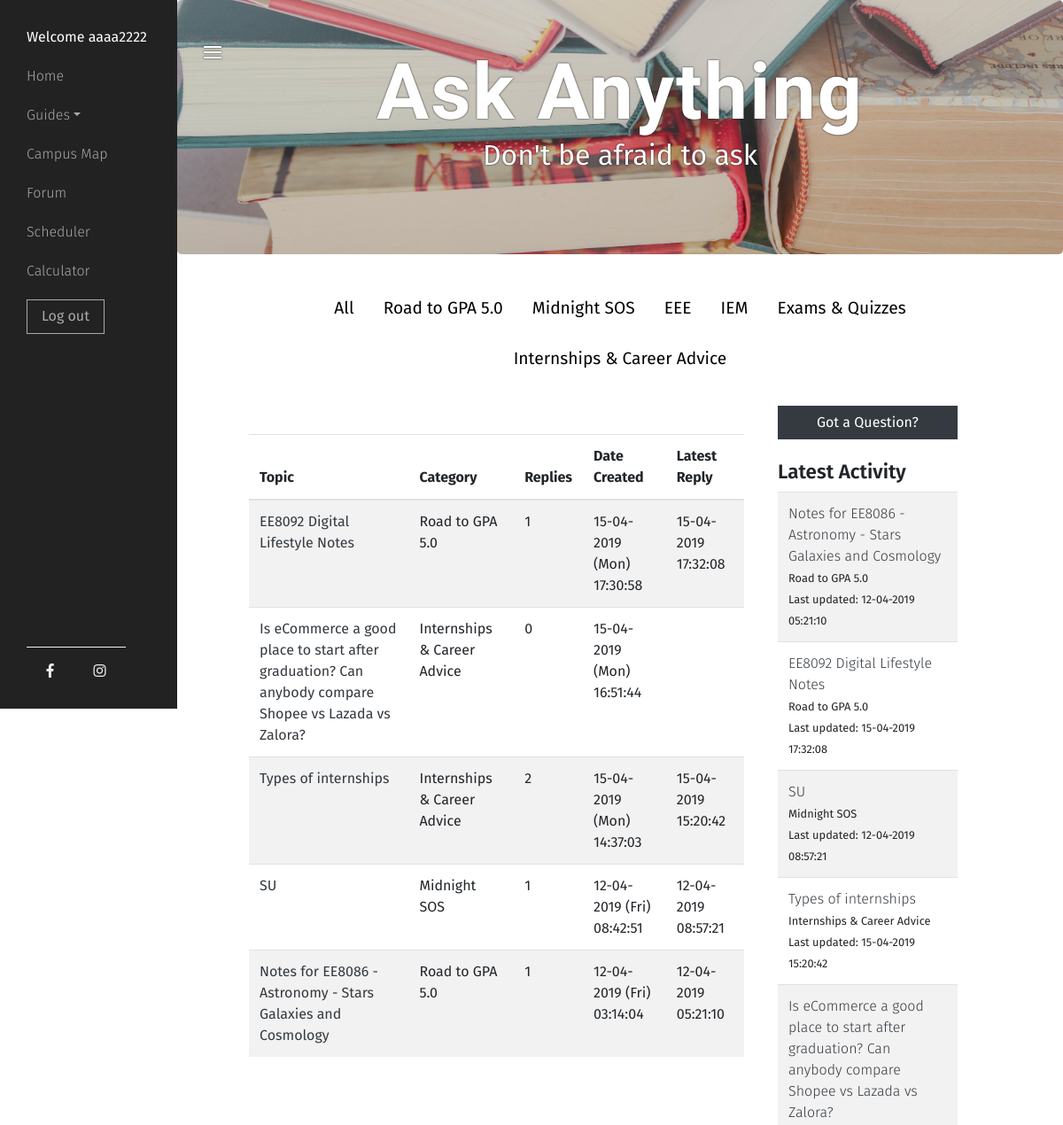
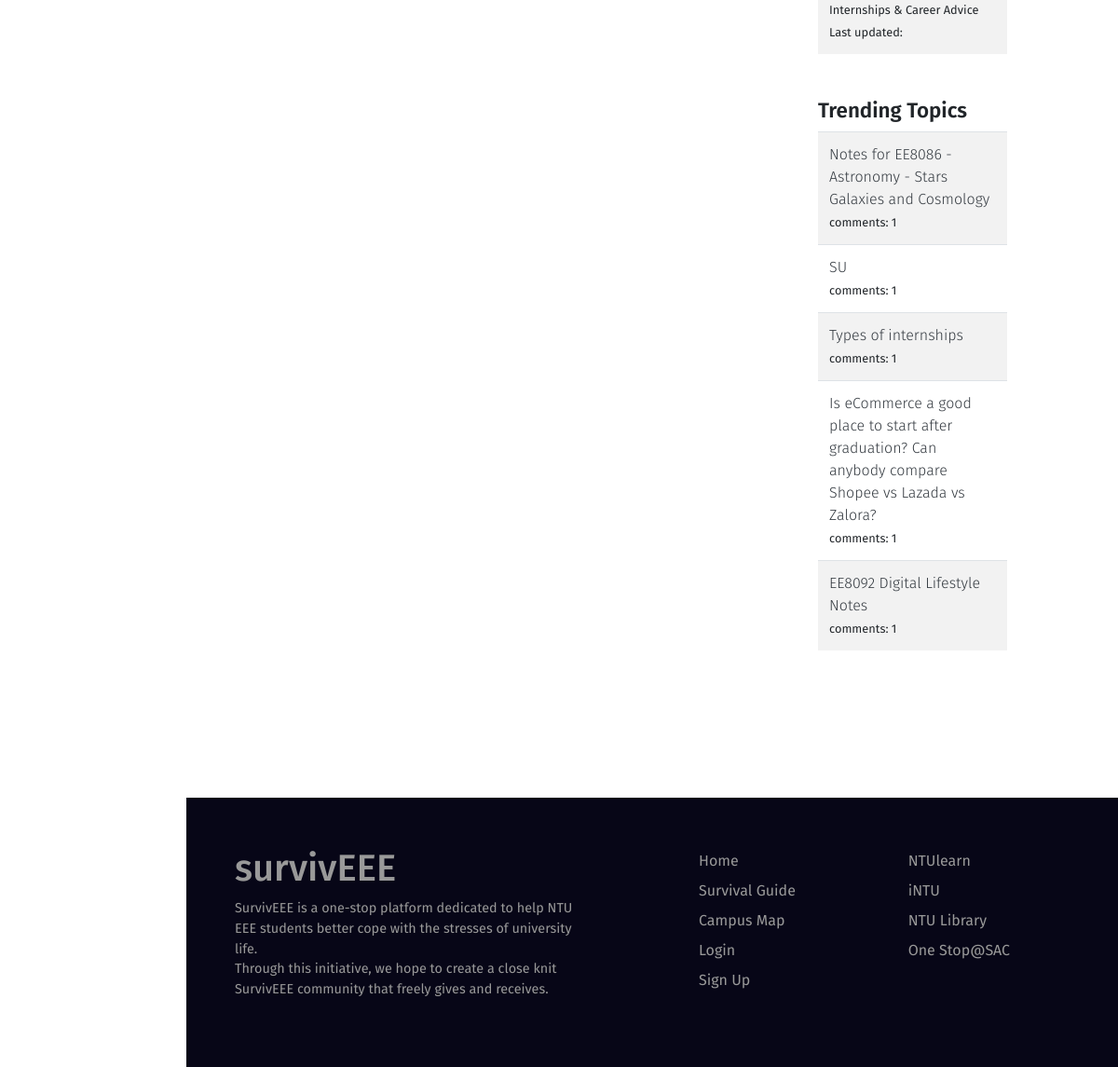
The page /forum.php (signed in) on the database its author committed (2 pictures, top to bottom).
### tables this page shows
CREATE TABLE `topics` (
  `topic_id` varchar(128) NOT NULL,
  `topic` varchar(128) NOT NULL,
  `t_description` varchar(640) NOT NULL,
  `slug` varchar(64) NOT NULL
);

CREATE TABLE `forum` (
  `id` int(11) NOT NULL,
  `question` varchar(640) NOT NULL,
  `description` varchar(640) NOT NULL,
  `topic_id` varchar(128) NOT NULL,
  `time` varchar(128) NOT NULL
);

### forum.php (the view, shortened to what this page needs)
<?php
  include('includes/head_section.php');
?>
</head>
<body>
  <div class="wrapper">
     <?php include( ROOT_PATH . '/includes/navbar.php'); ?>
    <div id="content" class="content">
    <div class="jumbotron">
      <div class="container" style="text-align: center;">
        <h2 class="jumbotron-header">Ask Anything</h2>
          <p class="subheader" style="color: #fff; margin: 0px; text-shadow: 0px 0px 2px #111;">Don't be afraid to ask</p>
      </div>
    </div>
    <div class="container-fluid forum">
      <div class="row">
        <?php
              $con = mysqli_connect("localhost","root","", "forum");
              $catsql = "SELECT * FROM topics;";
              $catres = mysqli_query($con, $catsql);
              echo "<div class='col-12 text-center pb-sm-4'>";
              echo"<div class='col-sm-* cat-links '><a href='forum.php'>All</a></div>";
              while($catrow = mysqli_fetch_assoc($catres))
                { ?>
                  <div class="col-sm-* cat-links ">
         <?php   echo "<a href='" . $catrow['slug'] . ".php '>". $catrow['topic'] . "</a></div>";
                }
              echo "</div>";
            ?>
        <div class="col-xs-12 col-lg-8 spacing order-sm-last order-xs-1 order-lg-1 table-responsive">
          <table class="table table-striped main-forum">
            <thead>
              <tr>
                <th scope="col">Topic</th>
                <th scope="col">Category</th>
                <th scope="col">Replies</th>
                <th scope="col">Date Created</th>
                <th scope="col">Latest Reply</th>
              </tr>
            </thead>
            <tbody>
    <?php
            $fquery = "select * from forum, topics where forum.topic_id = topics.topic order by id desc";
            $fresult=mysqli_query($con, $fquery);
            if(mysqli_num_rows($fresult)>0){
              while($row=mysqli_fetch_assoc($fresult)){
                $comments="select COUNT(message) from comments where post_id=$row[id]";
                $zz=mysqli_query($con, $comments);
                $comment_count=mysqli_fetch_array($zz);
                $latest="select MAX(date) FROM comments where post_id=$row[id] group by post_id order by post_id desc";
                $yy=mysqli_query($con, $latest);
                $latest_comment=mysqli_fetch_array($yy);
                echo "<tr>
                  <td><a href=\"post.php?id=$row[id]\" class=\"text-dark\">$row[question]</a></td>
                  <td>$row[topic]</td>
                  <td>$comment_count[0]</td>
                  <td>$row[time]</td>
                  <td>$latest_comment[0]</td>
                </tr>";
              }
            }
      ?>
            </tbody>
        </table>
      </div>
      <div class="col-xs-12 col-lg-4 padding pt-0  order-lg-2">
        <div class="col-12 p-0 order-sm-first" >
        <?php if (isset($_SESSION['user'])){ ?>
          <button type="button" class="btn btn-dark " data-toggle="modal" data-target="#question-modal" style="width: 100%;">Got a Question?</button> <?php
              }?>
        </div>
        <div class="filter row">
          <div class=" col-md-6 col-lg-12 display-none" >
          <h4 class="forum-title text-left mt-4" >Latest Activity</h4>
        <table class="table table-striped table-hover latest mb-4">
          <?php
            $query = "select * from forum, topics where forum.topic_id = topics.topic";
            $result=mysqli_query($con, $query);
            if(mysqli_num_rows($result)>0){
              while($row=mysqli_fetch_assoc($result)){
                $latest="select MAX(date) FROM comments where post_id=$row[id] group by post_id order by post_id desc limit 5";
                $yy=mysqli_query($con, $latest);
                $latest_comment=mysqli_fetch_array($yy);
                echo "<tr><td><a href=\"post.php?id=$row[id]\" class=\"text-dark\">$row[question]</a>
                <br><small>$row[topic] &nbsp; <br> Last updated: $latest_comment[0]</small></td></tr>";
              }
            }
          ?>
        </table>
        </div>
        <div class="col-md-6 col-lg-12 display-none">
        <h4 class="forum-title text-left mt-4">Trending Topics</h4>
        <table class="table table-striped latest">
          <?php
            $query = "select * from forum ";
            $result=mysqli_query($con, $query);
            if(mysqli_num_rows($result)>0){
              while($row=mysqli_fetch_assoc($result)){
                echo "<tr><td><a href=\"post.php?id=$row[id]\" class=\"text-dark\">$row[question]</a><br><small>comments:
                  $comment_count[0]</small></td></tr>";
              }
            }
          ?>
        </table>
      </div>
      </div>
    </div>
    </div>
  </div>
      <br><br><br>
    <?php include( ROOT_PATH . '/includes/footer.php');
    ?>

### css/style.css (style rules this page uses)
*, *:after, *:before { -webkit-box-sizing: border-box; -moz-box-sizing: border-box; box-sizing: border-box; padding: 0; margin: 0; }
html { overflow: scroll; overflow-x: hidden; }
body { margin:0; padding: 0; font-family: 'Fira Sans', sans-serif; font-size: 1em; font-weight: 400; }
h4 { font-family: 'Fira Sans', sans-serif; font-size: 1.4rem; margin-top: -7%; text-align: center; }
.padding { padding: 2.5rem 3rem; }
.text-center { text-align: center; }
.content { width: calc(100% - 200px); position: absolute; top: 0; right: 0; transition: all 0.3s; background-size: cover; background-attachment: fixed; }
.wrapper { display: flex; width: 100%; }
.container-fluid { padding: 2rem 10rem; }
.subheader { text-align: center; padding-bottom: 1.5rem; z-index: 3; margin-top: -7%; font-size: 200%; }
.container { -webkit-transform-style: preserve-3d; transform-style: preserve-3d; -webkit-perspective: 1000px; perspective: 1000px; }

### forum.php (style rules this page uses)
.jumbotron { background-image: linear-gradient(0deg,rgba(38, 38, 38, 0.25), rgba(150, 150, 150, 0.4)), url(images/forum.jpg); height: 50%; background-repeat: no-repeat; -webkit-background-size: cover; -moz-background-size: cover; background-size: cover; background-position: center; position: relative; margin-bottom: 0; }
.jumbotron-header { font-family: 'Fira Sans Condensed'; font-size: 550%; font-weight: 600; letter-spacing: 2px; text-align: center; line-height: .9; color: #fff; text-shadow: 0px 0px 2px #111; }
.badge-dark, .card, .btn, .form-control { border-radius: 0px; }
.forum-title { font-size: 1.4rem; font-weight: 600; }
.latest { font-weight: 300; }
.spacing { padding: 2rem 0 4rem; }
.padding { padding: 2.4rem; }
.container-fluid { padding: 2rem 6rem; }
.cat-links { display: inline-block; padding: .9rem; }
.cat-links a { color: #000; font-size:1.2rem; }

### rows shown on the page
topics: topic "Road to GPA 5.0"
topics: topic "Midnight SOS"
topics: topic "EEE"
topics: topic "IEM"
topics: topic "Exams & Quizzes"
topics: topic "Internships & Career Advice"
forum: question "EE8092 Digital Lifestyle Notes", topics.topic "Road to GPA 5.0", comment_count "1", time "15-04-2019 (Mon) 17:30:58", latest_comment "15-04-2019 17:32:08"
forum: question "Is eCommerce a good place to start after graduation? Can anybody compare Shopee vs Lazada vs Zalora?", topics.topic "Internships & Career Advice", comment_count "0", time "15-04-2019 (Mon) 16:51:44", comment_count "1"
forum: question "Types of internships", topics.topic "Internships & Career Advice", comment_count "2", time "15-04-2019 (Mon) 14:37:03", latest_comment "15-04-2019 15:20:42", comment_count "1"
forum: question "SU", topics.topic "Midnight SOS", comment_count "1", time "12-04-2019 (Fri) 08:42:51", latest_comment "12-04-2019 08:57:21"
forum: question "Notes for EE8086 - Astronomy - Stars Galaxies and Cosmology", topics.topic "Road to GPA 5.0", comment_count "1", time "12-04-2019 (Fri) 03:14:04", latest_comment "12-04-2019 05:21:10"

### other values the page prints
$_SESSION['user']['username'] "aaaa2222"
